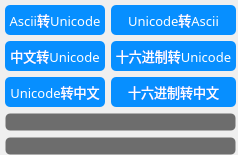
                <widget class="QWidget" name="page_19">
                 <layout class="QVBoxLayout" name="verticalLayout_15">
                  <property name="leftMargin">
                   <number>5</number>
                  </property>
                  <property name="topMargin">
                   <number>5</number>
                  </property>
                  <property name="rightMargin">
                   <number>2</number>
                  </property>
                  <property name="bottomMargin">
                   <number>0</number>
                  </property>
                  <item>
                   <widget class="QWidget" name="gridWidget" native="true">
                    <property name="maximumSize">
                     <size>
                      <width>16777215</width>
                      <height>120</height>
                     </size>
                    </property>
                    <layout class="QGridLayout" name="gridLayout">
                     <property name="leftMargin">
                      <number>0</number>
                     </property>
                     <property name="topMargin">
                      <number>0</number>
                     </property>
                     <property name="rightMargin">
                      <number>0</number>
                     </property>
                     <property name="bottomMargin">
                      <number>0</number>
                     </property>
                     <item row="1" column="0">
                      <widget class="QToolButton" name="toolButton_cn2Unicode">
                       <property name="sizePolicy">
                        <sizepolicy hsizetype="Expanding" vsizetype="Expanding">
                         <horstretch>0</horstretch>
                         <verstretch>0</verstretch>
                        </sizepolicy>
                       </property>
                       <property name="minimumSize">
                        <size>
                         <width>0</width>
                         <height>30</height>
                        </size>
                       </property>
                       <property name="maximumSize">
                        <size>
                         <width>16777215</width>
                         <height>30</height>
                        </size>
                       </property>
                       <property name="font">
                        <font>
                         <family>OPPOSans B</family>
                         <pointsize>10</pointsize>
                         <stylestrategy>PreferAntialias</stylestrategy>
                        </font>
                       </property>
                       <property name="styleSheet">
                        <string notr="true">QToolButton {
	color: rgb(255, 255, 255);
	background-color: rgb(7, 143, 255);
	border-radius: 5px;
}

QToolButton::menu-indicator { 
	image: None;
}

 
QToolButton:hover {
	color: rgb(255, 255, 255);
	background-color: rgb(7, 143, 255);
}</string>
                       </property>
                       <property name="text">
                        <string>中文转Unicode</string>
                       </property>
                      </widget>
                     </item>
                     <item row="2" column="0">
                      <widget class="QToolButton" name="toolButton_3">
                       <property name="sizePolicy">
                        <sizepolicy hsizetype="Expanding" vsizetype="Expanding">
                         <horstretch>0</horstretch>
                         <verstretch>0</verstretch>
                        </sizepolicy>
                       </property>
                       <property name="minimumSize">
                        <size>
                         <width>0</width>
                         <height>30</height>
                        </size>
                       </property>
                       <property name="maximumSize">
                        <size>
                         <width>16777215</width>
                         <height>30</height>
                        </size>
                       </property>
                       <property name="font">
                        <font>
                         <family>OPPOSans B</family>
                         <pointsize>10</pointsize>
                         <stylestrategy>PreferAntialias</stylestrategy>
                        </font>
                       </property>
                       <property name="styleSheet">
                        <string notr="true">QToolButton {
	color: rgb(255, 255, 255);
	background-color: rgb(7, 143, 255);
	border-radius: 5px;
}

QToolButton::menu-indicator { 
	image: None;
}

 
QToolButton:hover {
	color: rgb(255, 255, 255);
	background-color: rgb(7, 143, 255);
}</string>
                       </property>
                       <property name="text">
                        <string>Unicode转中文</string>
                       </property>
                      </widget>
                     </item>
                     <item row="0" column="0">
                      <widget class="QToolButton" name="toolButton_ascii2unicode">
                       <property name="sizePolicy">
                        <sizepolicy hsizetype="Expanding" vsizetype="Expanding">
                         <horstretch>0</horstretch>
                         <verstretch>0</verstretch>
                        </sizepolicy>
                       </property>
                       <property name="minimumSize">
                        <size>
                         <width>0</width>
                         <height>30</height>
                        </size>
                       </property>
                       <property name="maximumSize">
                        <size>
                         <width>16777215</width>
                         <height>30</height>
                        </size>
                       </property>
                       <property name="font">
                        <font>
                         <family>OPPOSans B</family>
                         <pointsize>10</pointsize>
                         <stylestrategy>PreferAntialias</stylestrategy>
                        </font>
                       </property>
                       <property name="styleSheet">
                        <string notr="true">QToolButton {
	color: rgb(255, 255, 255);
	background-color: rgb(7, 143, 255);
	border-radius: 5px;
}

QToolButton::menu-indicator { 
	image: None;
}

 
QToolButton:hover {
	color: rgb(255, 255, 255);
	background-color: rgb(7, 143, 255);
}</string>
                       </property>
                       <property name="text">
                        <string>Ascii转Unicode</string>
                       </property>
                      </widget>
                     </item>
                     <item row="0" column="1">
                      <widget class="QToolButton" name="toolButton_unicode2ascii">
                       <property name="sizePolicy">
                        <sizepolicy hsizetype="Expanding" vsizetype="Expanding">
                         <horstretch>0</horstretch>
                         <verstretch>0</verstretch>
                        </sizepolicy>
                       </property>
                       <property name="minimumSize">
                        <size>
                         <width>0</width>
                         <height>30</height>
                        </size>
                       </property>
                       <property name="maximumSize">
                        <size>
                         <width>16777215</width>
                         <height>30</height>
                        </size>
                       </property>
                       <property name="font">
                        <font>
                         <family>OPPOSans B</family>
                         <pointsize>10</pointsize>
                         <stylestrategy>PreferAntialias</stylestrategy>
                        </font>
                       </property>
                       <property name="styleSheet">
                        <string notr="true">QToolButton {
	color: rgb(255, 255, 255);
	background-color: rgb(7, 143, 255);
	border-radius: 5px;
}

QToolButton::menu-indicator { 
	image: None;
}

 
QToolButton:hover {
	color: rgb(255, 255, 255);
	background-color: rgb(7, 143, 255);
}</string>
                       </property>
                       <property name="text">
                        <string>Unicode转Ascii</string>
                       </property>
                      </widget>
                     </item>
                     <item row="1" column="1">
                      <widget class="QToolButton" name="toolButton_hex2unicode">
                       <property name="sizePolicy">
                        <sizepolicy hsizetype="Expanding" vsizetype="Expanding">
                         <horstretch>0</horstretch>
                         <verstretch>0</verstretch>
                        </sizepolicy>
                       </property>
                       <property name="minimumSize">
                        <size>
                         <width>0</width>
                         <height>30</height>
                        </size>
                       </property>
                       <property name="maximumSize">
                        <size>
                         <width>16777215</width>
                         <height>30</height>
                        </size>
                       </property>
                       <property name="font">
                        <font>
                         <family>OPPOSans B</family>
                         <pointsize>10</pointsize>
                         <stylestrategy>PreferAntialias</stylestrategy>
                        </font>
                       </property>
                       <property name="styleSheet">
                        <string notr="true">QToolButton {
	color: rgb(255, 255, 255);
	background-color: rgb(7, 143, 255);
	border-radius: 5px;
}

QToolButton::menu-indicator { 
	image: None;
}

 
QToolButton:hover {
	color: rgb(255, 255, 255);
	background-color: rgb(7, 143, 255);
}</string>
                       </property>
                       <property name="text">
                        <string>十六进制转Unicode</string>
                       </property>
                      </widget>
                     </item>
                     <item row="2" column="1">
                      <widget class="QToolButton" name="toolButton_hex2cn">
                       <property name="sizePolicy">
                        <sizepolicy hsizetype="Expanding" vsizetype="Expanding">
                         <horstretch>0</horstretch>
                         <verstretch>0</verstretch>
                        </sizepolicy>
                       </property>
                       <property name="minimumSize">
                        <size>
                         <width>0</width>
                         <height>30</height>
                        </size>
                       </property>
                       <property name="maximumSize">
                        <size>
                         <width>16777215</width>
                         <height>30</height>
                        </size>
                       </property>
                       <property name="font">
                        <font>
                         <family>OPPOSans B</family>
                         <pointsize>10</pointsize>
                         <stylestrategy>PreferAntialias</stylestrategy>
                        </font>
                       </property>
                       <property name="styleSheet">
                        <string notr="true">QToolButton {
	color: rgb(255, 255, 255);
	background-color: rgb(7, 143, 255);
	border-radius: 5px;
}

QToolButton::menu-indicator { 
	image: None;
}

 
QToolButton:hover {
	color: rgb(255, 255, 255);
	background-color: rgb(7, 143, 255);
}</string>
                       </property>
                       <property name="text">
                        <string>十六进制转中文</string>
                       </property>
                      </widget>
                     </item>
                    </layout>
                   </widget>
                  </item>
                  <item>
                   <widget class="QLineEdit" name="lineEdit_encoding_in">
                    <property name="sizePolicy">
                     <sizepolicy hsizetype="Expanding" vsizetype="Expanding">
                      <horstretch>0</horstretch>
                      <verstretch>0</verstretch>
                     </sizepolicy>
                    </property>
                    <property name="styleSheet">
                     <string notr="true">background-color: rgb(25, 25, 25, 155);
border: 1px solid rgba(255, 255, 255, 0);
border-radius: 5px;
padding-left:10px;
padding-right:10px;</string>
                    </property>
                    <property name="alignment">
                     <set>Qt::AlignLeading|Qt::AlignLeft|Qt::AlignTop</set>
                    </property>
                   </widget>
                  </item>
                  <item>
                   <widget class="QLineEdit" name="lineEdit_encoding_out">
                    <property name="sizePolicy">
                     <sizepolicy hsizetype="Expanding" vsizetype="Expanding">
                      <horstretch>0</horstretch>
                      <verstretch>0</verstretch>
                     </sizepolicy>
                    </property>
                    <property name="styleSheet">
                     <string notr="true">background-color: rgb(25, 25, 25, 155);
border: 1px solid rgba(255, 255, 255, 0);
border-radius: 5px;
padding-left:10px;
padding-right:10px;</string>
                    </property>
                    <property name="alignment">
                     <set>Qt::AlignLeading|Qt::AlignLeft|Qt::AlignTop</set>
                    </property>
                   </widget>
                  </item>
                 </layout>
                </widget>
